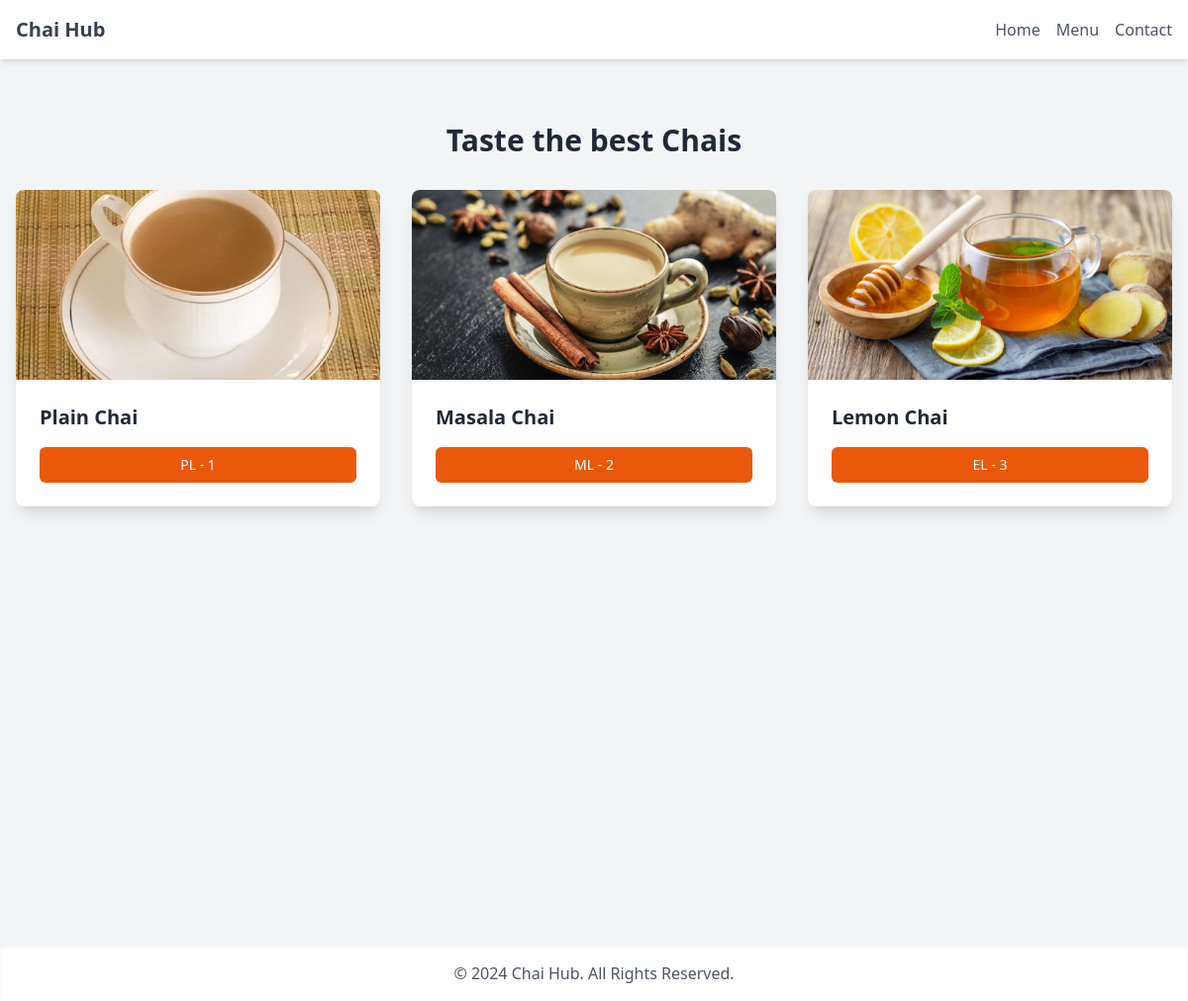
The app's page /chai/ with its own data.
### chai/models.py (models this page shows, shortened)
class ChaiVarity(models.Model):
    CHAI_TYPE_CHOICE = [
        ('ML','MASALA'),
        ('GR','GINGER'),
        ('KL','KIWI'),
        ('PL','PLAIN'),
        ('EL','ELACHI'),
    ]
    name = models.CharField(max_length=100)
    image = models.ImageField(upload_to='chai/')
    date_added = models.DateTimeField(default=timezone.now)
    type = models.CharField(max_length=2, choices=CHAI_TYPE_CHOICE)
    description = models.TextField(default="")
    price = models.FloatField(default=0)

### chai/views.py (the view)
# urls.py: path('', views.all_chai, name='all_chai'),
def all_chai(request):
    chais = ChaiVarity.objects.all()
    return render(request, 'chai/all_chai.html', {'chais': chais})

### chai/templates/chai/all_chai.html (shortened to what this page needs)
{% extends "layout.html" %}
{% block content %}
<div class="min-h-screen bg-gray-100 py-8">
    <h1 class="text-3xl font-bold text-center text-gray-800 mb-8">Taste the best Chais</h1>
    <div class="grid grid-cols-1 md:grid-cols-2 lg:grid-cols-3 gap-8 mx-auto max-w-7xl px-4">
        {% for chai in chais %}
        <div class="bg-white shadow-lg rounded-lg overflow-hidden transform hover:scale-105 transition-transform duration-300">
            <img class="w-full h-48 object-cover" src="{{ chai.image.url }}" alt="{{ chai.name }}">
            <div class="p-6">
                <h3 class="text-xl font-semibold text-gray-800 mb-4">{{ chai.name }}</h3>
                <a href="{% url 'chai_details' chai.id %}">
                    <button
                        type="button"
                        class="w-full px-4 py-2 bg-orange-600 text-white font-medium text-sm rounded-md hover:bg-orange-700 focus:outline-none focus:ring-2 focus:ring-orange-500 focus:ring-offset-2">
                        {{ chai.type }} - {{ chai.id }}
                    </button>
                </a>
            </div>
        </div>
        {% endfor %}
    </div>
</div>
{% endblock %}

### static/style.css (style rules this page uses)
body { background-color: grey; color: wheat; }
h1 { text-align: center; font-size: 2rem; }

### records on screen
ChaiVarity: image (picture), name "Plain Chai", type "PL", id "1"
ChaiVarity: image (picture), name "Masala Chai", type "ML", id "2"
ChaiVarity: image (picture), name "Lemon Chai", type "EL", id "3"
